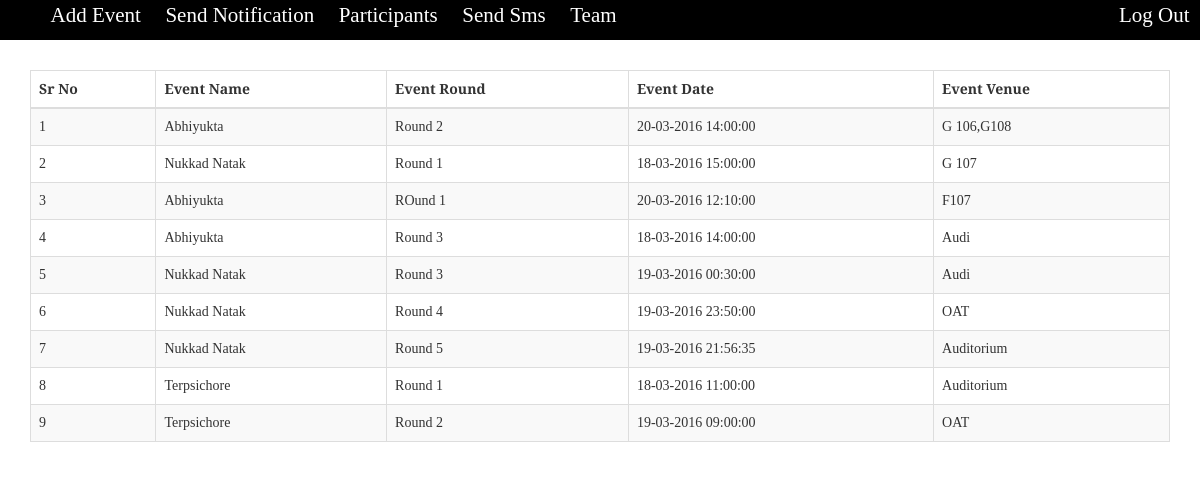
/PORTAL/Controlz/index.php (signed in), run on the app's committed database.
### tables this page shows
CREATE TABLE IF NOT EXISTS `event_details` (
  `id` int(10) NOT NULL,
  `Event_id` int(10) NOT NULL,
  `Event_date` varchar(20) NOT NULL,
  `Event_venue` varchar(30) NOT NULL,
  `Roundname` varchar(100) NOT NULL,
  `updated_at` varchar(30) NOT NULL
);

CREATE TABLE IF NOT EXISTS `pearl_events` (
  `event_id` int(15) NOT NULL,
  `event_name` varchar(50) NOT NULL,
  `paid` int(1) NOT NULL,
  `organiser_id` int(11) NOT NULL
);

### src/PORTAL/functions/functions.php (the view, shortened to what this page needs)
<?php
function getevents(){
	$con=mysqli_connect("localhost","root","","pearl_16");
$query=mysqli_query($con,"SELECT * FROM event_details NATURAL JOIN pearl_events");
$i=1;
while($result=mysqli_fetch_array($query)){
		$id=$result['id'];
		$Event_date=$result['Event_date'];
		$Event_date= date('d-m-Y H:i:s', $Event_date);
		$Event_venue=$result['Event_venue'];
		$Roundname=$result['Roundname'];
		$Event_name=$result['event_name'];
		echo "<tr>
				<td>$i</td>
				<td ' id='EventName:$id'>$Event_name</td>
				<td contenteditable='true' id='Roundname:$id'>$Roundname</td>
				<td contenteditable='true' id='Event_date:$id'>$Event_date</td>
				<td contenteditable='true' id='Event_venue:$id'>$Event_venue</td>
				</tr>";
				$i++;
	}
}
?>

### src/PORTAL/Controlz/index.php (shortened to what this page needs)
<?php
include("../functions/functions.php");
?>
<!DOCTYPE html>
<html>
<head>
<link type="text/css" rel="stylesheet" href="../bootstrap-3.2.0-dist/css/bootstrap.css">
<link type="text/css" rel="stylesheet" href="css/style.css">
</head>
<body>
<nav>
 <ul class="navigbar">
  <li><a href="addevent.php">Add Event</a></li>
  <li><a href="send_notification.php">Send Notification</a></li>
  <li><a href="participants.php">Participants</a></li>
  <li><a href="sendsms.php">Send Sms</a></li>
  <li><a href="#">Team</a></li>
  <li style="float:right"><a href="logout.php">Log Out</a></li>
  </ul>
</nav>
<div class="space"></div>
<div class="container"><br>
  <div>
<table class="table table-bordered table-striped">
<thead>
      <tr>
      <th>Sr No</th>
        <th>Event Name</th>
        <th>Event Round</th>
        <th>Event Date</th>
        <th>Event Venue</th>
      </tr>
    </thead>
     <tbody>
  	<?php getevents();
  	?>
  </tbody>
</table>
</div>
</div>
</body>
</html>

### src/PORTAL/Controlz/css/style.css (style rules this page uses)
body { font-family: 'Slabo 27px', serif; }
.navigbar { width:100%; color:white; background:black; height:5%; position:fixed; }
.navigbar li { list-style:none; display: inline-block; }
.navigbar li a { text-decoration: none; color:white; padding:2em 0.5em; font-size:1.5em; }

### src/PORTAL/Controlz/index.php (style rules this page uses)
.space { width:100%; height: 50px; }

### data on the page
event_details: Event.event_name "Abhiyukta", Roundname "Round 2", Event_date "20-03-2016 14:00:00", Event_venue "G 106,G108"
event_details: Event.event_name "Nukkad Natak", Roundname "Round 1", Event_date "18-03-2016 15:00:00", Event_venue "G 107"
event_details: Event.event_name "Abhiyukta", Roundname "ROund 1", Event_date "20-03-2016 12:10:00", Event_venue "F107"
event_details: Event.event_name "Abhiyukta", Roundname "Round 3", Event_date "18-03-2016 14:00:00", Event_venue "Audi"
event_details: Event.event_name "Nukkad Natak", Roundname "Round 3", Event_date "19-03-2016 00:30:00", Event_venue "Audi"
event_details: Event.event_name "Nukkad Natak", Roundname "Round 4", Event_date "19-03-2016 23:50:00", Event_venue "OAT"
event_details: Event.event_name "Nukkad Natak", Roundname "Round 5", Event_date "19-03-2016 21:56:35", Event_venue "Auditorium"
event_details: Event.event_name "Terpsichore", Roundname "Round 1", Event_date "18-03-2016 11:00:00", Event_venue "Auditorium"
event_details: Event.event_name "Terpsichore", Roundname "Round 2", Event_date "19-03-2016 09:00:00", Event_venue "OAT"
